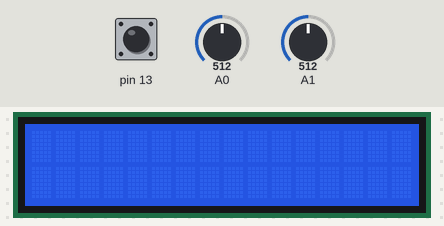
The sketch below on a simulated Arduino Uno, built with avr-gcc and run on an emulated ATmega328P. On the bench: 16×2 character LCD. Inputs (shaded band) come from the test bench; at power-on: pin 13 HIGH, A0 = 512, A1 = 512. What the sketch prints to the serial monitor is not drawn.

Above: at 1.2 s.
1.3 s: pin 13 pulled LOW for 0.15 s
At 2.3 s:
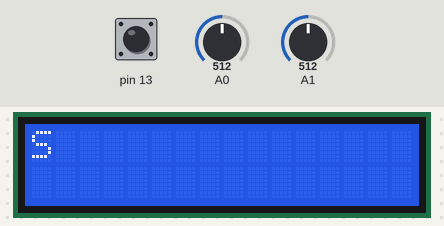
3.0 s: pin 13 pulled LOW for 1 s
At 5.1 s:
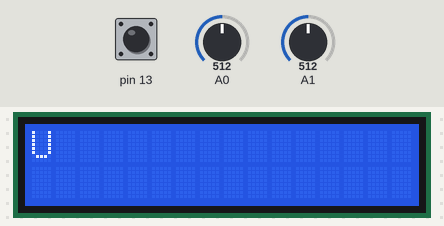
5.5 s: pin 13 pulled LOW for 0.15 s
At 6.9 s:
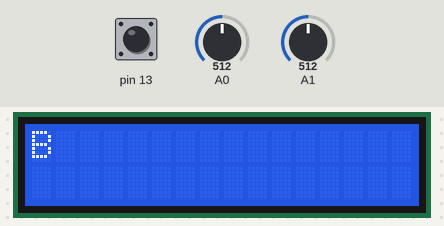
7.2 s: pin 13 pulled LOW for 3.2 s
At 11.7 s:
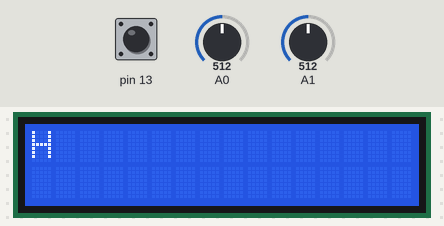
12.0 s: pin 13 pulled LOW for 0.15 s
At 12.8 s:
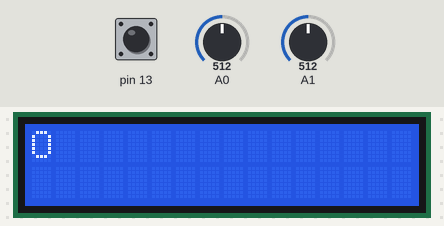
13.6 s: pin 13 pulled LOW for 1 s
At 14.73 s:
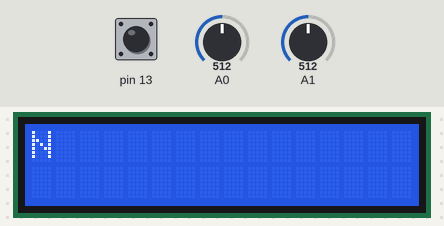
Timing chart, 0 to 16.6 s (numbered marks = the images above; inputs shaded):
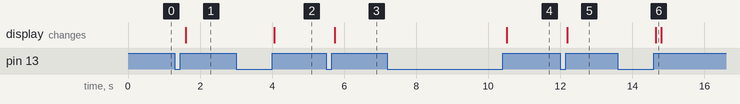

Measured:
- after the input at 1.3 s, the display: changes after 0.30 s (image 1)
- after the input at 3.0 s, the display: changes after 1.1 s (image 2)
- after the input at 5.5 s, the display: changes after 0.25 s (image 3)
- after the input at 7.2 s, the display: changes after 3.3 s (image 4)
- after the input at 12.0 s, the display: changes after 0.20 s (image 5)
- after the input at 13.6 s, the display: changes after 1.1 s (image 6)

The sketch:

lab5_ex3.ino
```cpp
#include "Timer.h"
#include <LiquidCrystal.h>
LiquidCrystal lcd(12, 10, 5, 4, 3, 2);

unsigned char xCord = 0;
unsigned char yCord = 0;
unsigned char index = 0;
unsigned char letters[] = {'S', 'U', 'B', 'H', 'O', 'N'};

enum SM1_STATES { SM1_SMStart, SM1_hover, SM1_rightShift, SM1_downShift, SM1_leftShift, SM1_upShift, SM1_waitPlace, SM1_place, SM1_placeClear} SM1_STATE;
void Tick_LoHi() {
   switch (SM1_STATE) {
      case SM1_SMStart:
          // Serial.println("currState: Start");
          SM1_STATE = SM1_hover;
         break;
      case SM1_hover:
        // Serial.println("currState: Hover");
         if ((analogRead(A0) > 900)) {
            SM1_STATE = SM1_leftShift;
         }
         else if ((analogRead(A0) < 100)) {
            SM1_STATE = SM1_rightShift;
         }
         else if ((analogRead(A1) > 900)) {
            SM1_STATE = SM1_upShift;
         }
         else if ((analogRead(A1) < 100)) {
          // Serial.println("WOOOOO");
            SM1_STATE = SM1_downShift;
         }
         else if (!digitalRead(13)) {
            SM1_STATE = SM1_waitPlace;
         }
         else
         {
            SM1_STATE = SM1_hover;
         }
         break;
      case SM1_rightShift:
         if (!(analogRead(A0) < 100)) {
            SM1_STATE = SM1_hover;
         }
         else if ((analogRead(A0) < 100)) {
            SM1_STATE = SM1_rightShift;
         }
         break;
      case SM1_downShift:
         if (!(analogRead(A0) > 900)) {
            SM1_STATE = SM1_hover;
         }
         else if ((analogRead(A0) > 900)) {
            SM1_STATE = SM1_downShift;
         }
         break;
      case SM1_leftShift:
         if (!(analogRead(A0) > 900)) {
            SM1_STATE = SM1_hover;
         }
         else if ((analogRead(A0) > 900)) {
            SM1_STATE = SM1_leftShift;
         }
         break;
      case SM1_upShift:
         if ((analogRead(A1) > 900)) {
            SM1_STATE = SM1_upShift;
         }
         else if (!(analogRead(A1) > 900)) {
            SM1_STATE = SM1_hover;
         }
         break;
      case SM1_waitPlace:
         if (!digitalRead(13)) {
            SM1_STATE = SM1_waitPlace;
         }
         else if (digitalRead(13)) {
            SM1_STATE = SM1_place;
         }
         break;
      case SM1_place:
        if (index > 5)
        {
          SM1_STATE = SM1_placeClear;
        }
        else SM1_STATE = SM1_hover;

         break;
      case SM1_placeClear:
          SM1_STATE = SM1_hover;
          break;
      default:
         SM1_STATE = SM1_SMStart;
         break;
   }
   switch (SM1_STATE) {
      case SM1_SMStart:
         break;
      case SM1_hover:
         break;
      case SM1_rightShift:
         if (xCord<15)
         {
          xCord++;
         }
         else
         {
          xCord=0;
         }
         break;
      case SM1_downShift:
        // Serial.println("case downShift");
         if (yCord==1) yCord=0;
         else yCord=1;
         break;
      case SM1_leftShift:
         if (xCord>0) xCord--;
         else xCord=15;
         break;
      case SM1_upShift:
      // Serial.println("case upShift");
         if (yCord==0) yCord=1;
         else yCord=0;
         break;
      case SM1_waitPlace:
         break;
      case SM1_place:
          lcd.setCursor(xCord,yCord);
          lcd.print((char) letters[index]);
          // lcd.print(index);
          Serial.println((char) letters[index]);
          index++;
         break;
      case SM1_placeClear:
          lcd.clear();
          index = 0;
          xCord = 0;
          yCord = 0;
          lcd.setCursor(xCord,yCord);
          break;
   }
}

void setup()
{
  digitalWrite(13, HIGH);
  lcd.begin(16, 2);
  TimerSet(150);  //this value (500) is the period in ms
  TimerOn();
  Serial.begin(9600);
}

void loop() {
  Tick_LoHi();
  while (!TimerFlag) {}
  TimerFlag = 0;
  // Serial.print("button:  ");
  // Serial.println(digitalRead(13));
  // Serial.print("X_Cord:  ");
  // Serial.println(xCord);
  // // Serial.println(analogRead(A0));
  // Serial.print("Y_Cord:  ");
  // Serial.println(yCord);
  // Serial.println(analogRead(A1));
  // Serial.println(digitalRead(12));
}
```

Timer.h
```cpp
// Permission to copy is granted provided that this header remains intact.
// This software is provided with no warranties.

////////////////////////////////////////////////////////////////////////////////

#ifndef Timer
#define Timer

#include "Arduino.h"

volatile unsigned char TimerFlag = 0; // TimerISR() sets this to 1. C programmer should clear to 0.

// Internal variables for mapping AVR's ISR to our cleaner TimerISR model.
unsigned long _avr_timer_M = 1; // Start count from here, down to 0. Default 1ms
unsigned long _avr_timer_cntcurr = 0; // Current internal count of 1ms ticks

// Set TimerISR() to tick every M ms
void TimerSet(unsigned long M) {
	_avr_timer_M = M;
	_avr_timer_cntcurr = _avr_timer_M;
}

void TimerOn() {
	// AVR timer/counter controller register TCCR1
  TCCR1B 	= 0x0B;	// bit3 = 1: CTC mode (clear timer on compare)
					// bit2bit1bit0=011: prescaler /64
					// 00001011: 0x0B
					// SO, 16 MHz clock or 16,000,000 /64 = 250,000 ticks/s
					// Thus, TCNT1 register will count at 250,000 ticks/s
          // FOR MICROSECONDS:
          // bit3 = 1: CTC mode (clear timer on compare)
					// bit2bit1bit0=010: prescaler /64
					// 00001011: 0x0A
					// SO, 16 MHz clock or 16,000,000 /8 = 2,000,000 ticks/s
					// Thus, TCNT1 register will count at 2,000,000 ticks/s

	// AVR output compare register OCR1A.
	OCR1A 	= 250;	// Timer interrupt will be generated when TCNT1==OCR1A
					// We want a 1 ms tick. 0.001 s * 250,000 ticks/s = 250
					// So when TCNT1 register equals 250,
					// 1 ms has passed. Thus, we compare to 250.
					// AVR timer interrupt mask register
          // FOR MICROSECONDS:
          // Timer interrupt will be generated when TCNT1==OCR1A
					// We want a 1 us tick. 0.000001 s * 2,000,000 ticks/s = 2
					// So when TCNT1 register equals 2,
					// 1 us has passed. Thus, we compare to 2.
					// AVR timer interrupt mask register

	TIMSK1 	= 0x02; // bit1: OCIE1A -- enables compare match interrupt

	//Initialize avr counter
	TCNT1 = 0;

	// TimerISR will be called every _avr_timer_cntcurr milliseconds
	_avr_timer_cntcurr = _avr_timer_M;

	//Enable global interrupts
	SREG |= 0x80;	// 0x80: 1000000
}

void TimerOff() {
	TCCR1B 	= 0x00; // bit3bit2bit1bit0=0000: timer off
}

void TimerISR() {
	TimerFlag = 1;
}

// In our approach, the C programmer does not touch this ISR, but rather TimerISR()
ISR(TIMER1_COMPA_vect)
{
	// CPU automatically calls when TCNT0 == OCR0 (every 1 ms per TimerOn settings)
	_avr_timer_cntcurr--; 			// Count down to 0 rather than up to TOP
	if (_avr_timer_cntcurr == 0) { 	// results in a more efficient compare
		TimerISR(); 				// Call the ISR that the user uses
		_avr_timer_cntcurr = _avr_timer_M;
	}
}

#endif //Timer
```
